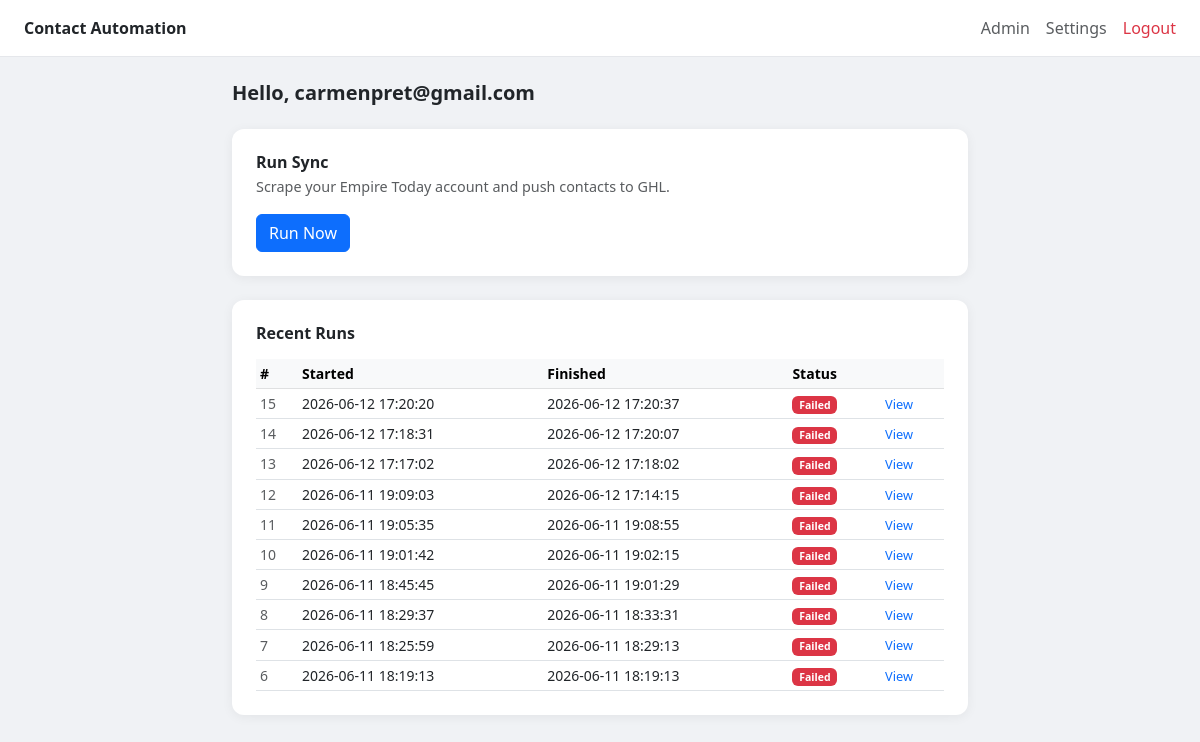
/dashboard (signed in), run on an earlier commit of the app's database.
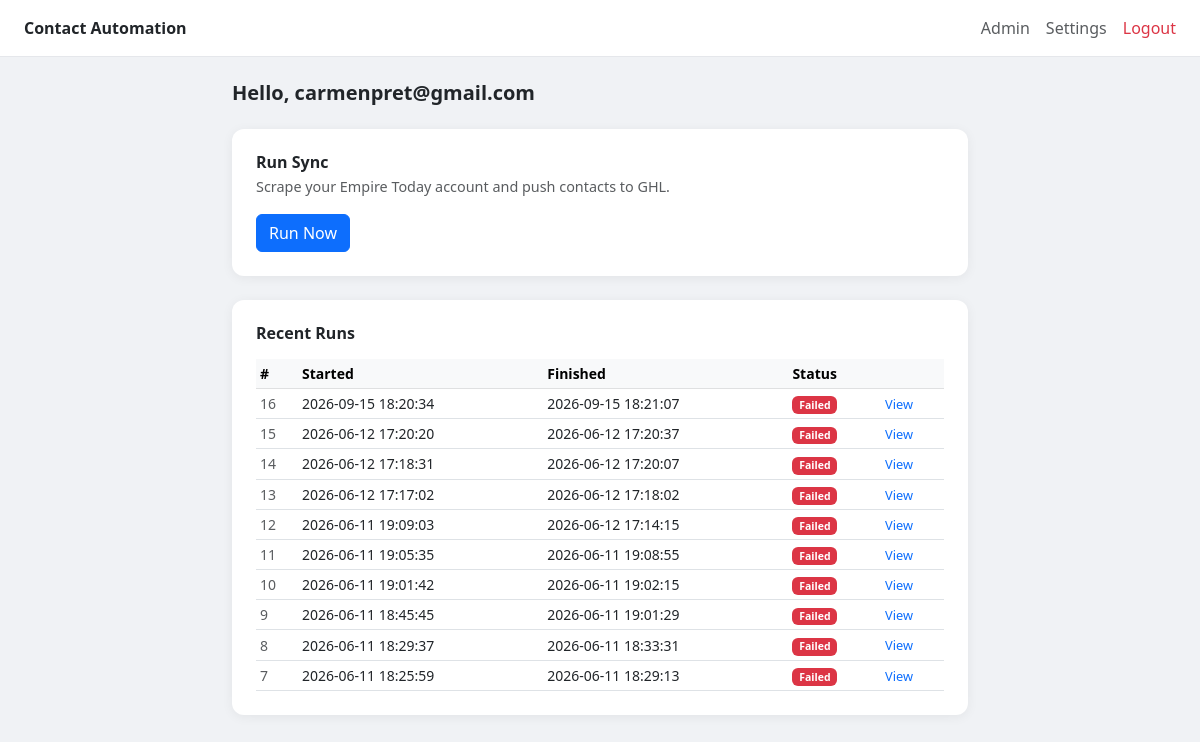
And on a later commit of the database.
### tables this page shows
CREATE TABLE users (
            id              INTEGER PRIMARY KEY AUTOINCREMENT,
            email           TEXT UNIQUE NOT NULL,
            password_hash   TEXT NOT NULL,
            role            TEXT DEFAULT 'user',
            prpt_username   TEXT DEFAULT '',
            prpt_password   TEXT DEFAULT '',
            prpt_rep_id     TEXT DEFAULT '',
            ghl_api_token   TEXT DEFAULT '',
            ghl_location_id TEXT DEFAULT '',
            created_at      TIMESTAMP DEFAULT CURRENT_TIMESTAMP
        );

CREATE TABLE jobs (
            id          INTEGER PRIMARY KEY AUTOINCREMENT,
            user_id     INTEGER NOT NULL,
            status      TEXT DEFAULT 'pending',
            started_at  TIMESTAMP,
            finished_at TIMESTAMP,
            FOREIGN KEY (user_id) REFERENCES users(id)
        );

### main_server.py (the view)
@app.get("/dashboard", response_class=HTMLResponse)
def dashboard(request: Request):
    user = require_user(request)
    if isinstance(user, RedirectResponse):
        return user
    active_job   = get_active_job_for_user(user["id"])
    recent_jobs  = get_recent_jobs_for_user(user["id"], limit=10)
    return templates.TemplateResponse("dashboard.html", {
        "request":    request,
        "user":       dict(user),
        "active_job": dict(active_job) if active_job else None,
        "recent_jobs": [dict(j) for j in recent_jobs],
    })

### templates/dashboard.html (shortened to what this page needs)
<!DOCTYPE html>
<html lang="en">
<head>
  <link href="https://cdn.jsdelivr.net/npm/bootstrap@5.3.0/dist/css/bootstrap.min.css" rel="stylesheet"/>
</head>
<body>
  <nav class="navbar px-4 py-3 mb-4">
    <span class="fw-bold">Contact Automation</span>
    <div class="ms-auto d-flex gap-3 align-items-center">
      {% if user.role == 'admin' %}
      <a href="/admin" class="text-decoration-none text-muted">Admin</a>
      {% endif %}
      <a href="/settings" class="text-decoration-none text-muted">Settings</a>
      <a href="/logout" class="text-decoration-none text-danger">Logout</a>
    </div>
  </nav>
  <div class="container" style="max-width: 760px;">
    <h5 class="fw-bold mb-4">Hello, {{ user.email }}</h5>
    <div class="card p-4 mb-4">
      <h6 class="fw-semibold mb-1">Run Sync</h6>
      <p class="text-muted mb-3" style="font-size:0.9rem;">Scrape your Empire Today account and push contacts to GHL.</p>
      {% if active_job %}
        <div class="alert alert-info py-2 mb-3" style="font-size:0.875rem;">
          A job is already running. <a href="/run/{{ active_job.id }}">View logs</a>
        </div>
        <button class="btn btn-secondary" disabled>Run Now</button>
      {% else %}
        <form method="POST" action="/run">
          <button type="submit" class="btn btn-primary" {% if not user.prpt_username %}disabled{% endif %}>
            Run Now
          </button>
        </form>
      {% endif %}
    </div>
    <div class="card p-4 mb-4">
      <h6 class="fw-semibold mb-3">Recent Runs</h6>
      {% if recent_jobs %}
      <div class="table-responsive">
        <table class="table table-sm table-hover mb-0 align-middle" style="font-size:0.875rem;">
          <thead class="table-light">
            <tr>
              <th>#</th>
              <th>Started</th>
              <th>Finished</th>
              <th>Status</th>
              <th></th>
            </tr>
          </thead>
          <tbody>
            {% for job in recent_jobs %}
            <tr>
              <td class="text-muted">{{ job.id }}</td>
              <td>{{ job.started_at or '—' }}</td>
              <td>{{ job.finished_at or '—' }}</td>
              <td>
                {% if job.status == 'completed' %}
                  <span class="badge bg-success">Completed</span>
                {% elif job.status == 'failed' %}
                  <span class="badge bg-danger">Failed</span>
                {% elif job.status in ('waiting_otp', 'waiting_push') %}
                  <span class="badge bg-warning text-dark">{{ job.status | replace('_', ' ') | title }}</span>
                {% elif job.status == 'running' %}
                  <span class="badge bg-primary">Running</span>
                {% else %}
                  <span class="badge bg-secondary">{{ job.status | title }}</span>
                {% endif %}
              </td>
              <td><a href="/run/{{ job.id }}" class="text-decoration-none" style="font-size:0.8rem;">View</a></td>
            </tr>
            {% endfor %}
          </tbody>
        </table>
      </div>
      {% else %}
        <p class="text-muted mb-0">No runs yet.</p>
      {% endif %}
    </div>
  </div>
</body>
</html>

### templates/dashboard.html (style rules this page uses)
body { background: #f0f2f5; }
.navbar { background: #fff; border-bottom: 1px solid #e5e7eb; }
.card { border: none; border-radius: 12px; box-shadow: 0 2px 12px rgba(0,0,0,0.06); }

What changed in the data, as far as the page shows it:
no longer on this page (row unchanged): jobs: id "6", started_at "2026-06-11 18:19:13", finished_at "2026-06-11 18:19:13", status "Failed"
added jobs: id "16", started_at "2026-09-15 18:20:34", finished_at "2026-09-15 18:21:07", status "Failed"
